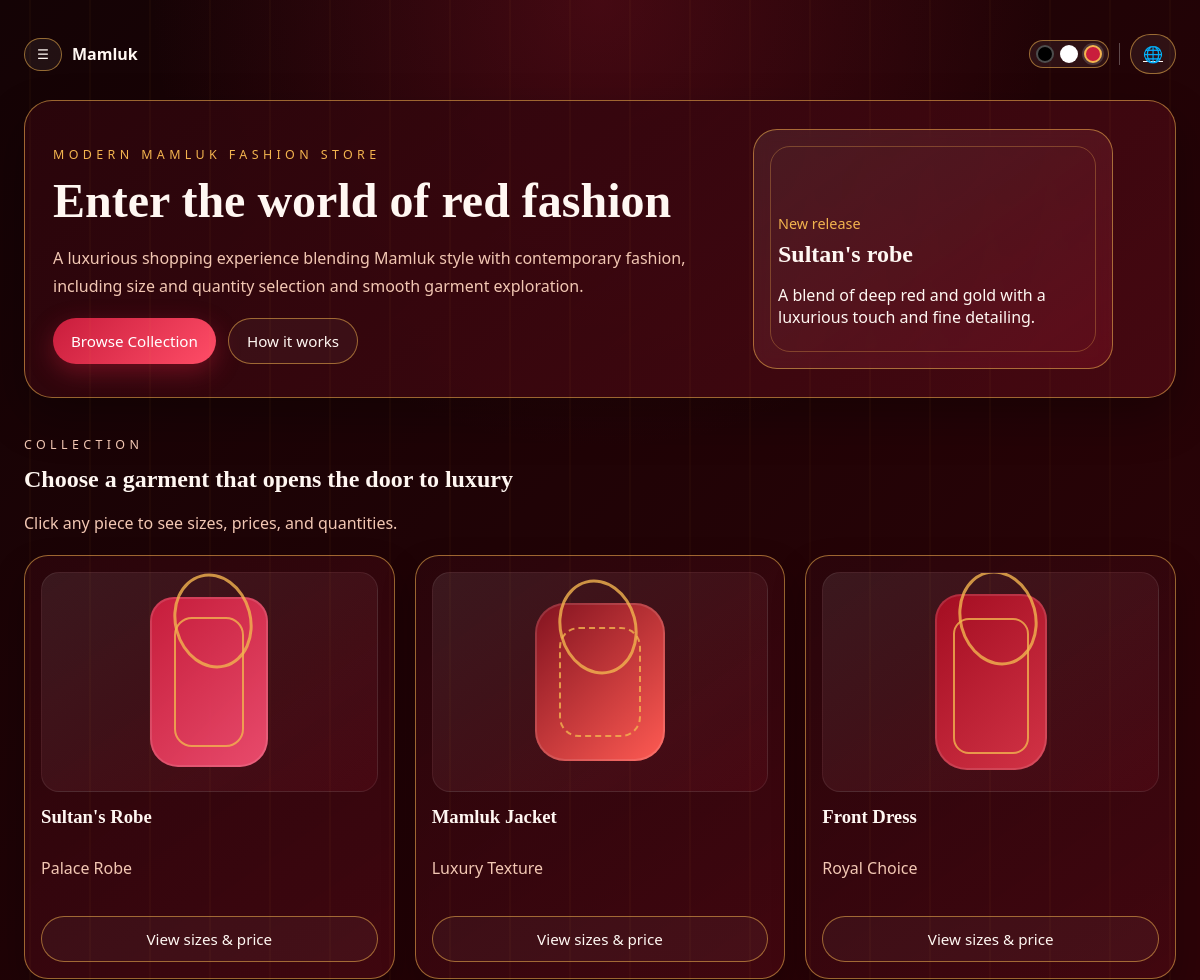
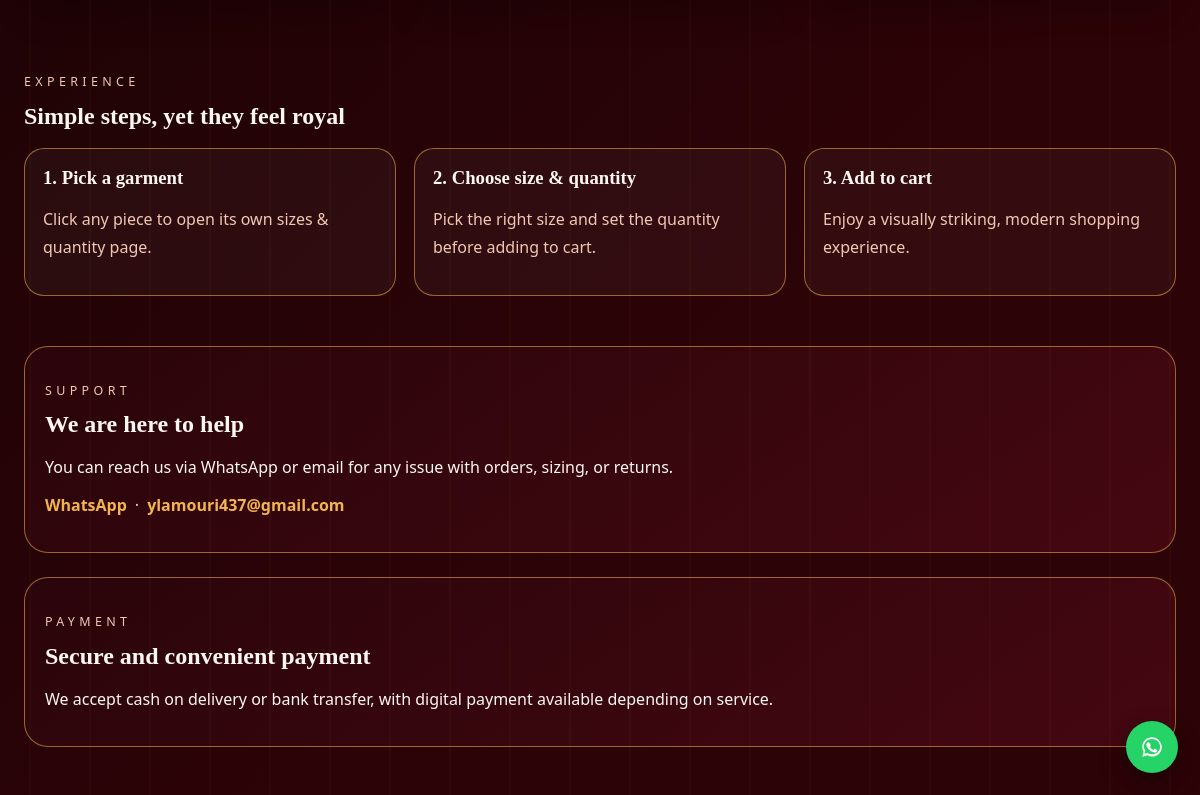
Screenshot of /?lang=en with the database file from the repository (2 pictures, top to bottom).
### tables this page shows
CREATE TABLE site_settings (
    key TEXT PRIMARY KEY,
    value TEXT NOT NULL
);

CREATE TABLE products (
    id INTEGER PRIMARY KEY AUTOINCREMENT,
    name_ar TEXT NOT NULL,
    name_en TEXT NOT NULL,
    description_ar TEXT NOT NULL,
    description_en TEXT NOT NULL,
    price INTEGER NOT NULL,
    quantity INTEGER NOT NULL,
    sizes TEXT NOT NULL,
    visual TEXT NOT NULL,
    accent_ar TEXT NOT NULL,
    accent_en TEXT NOT NULL
);

### app.py (the view)
@app.route("/")
def index():
    conn = get_db()
    products = conn.execute("SELECT * FROM products ORDER BY id").fetchall()
    conn.close()
    toast_message = None
    if request.args.get("added"):
        toast_message = "تمت الإضافة إلى السلة" if is_ar() else "Added to cart"
    return render_template("index.html", products=products, toast_message=toast_message)

### app.py (called while the page is built)
def is_ar():
    return session.get("lang", "ar") == "ar"

def theme():
    return session.get("theme", "red")

def get_settings():
    conn = get_db()
    rows = conn.execute("SELECT key, value FROM site_settings").fetchall()
    conn.close()
    data = dict(SETTINGS_DEFAULTS)
    data.update({r["key"]: r["value"] for r in rows})
    return data

def visitor_hash():
    raw = f"{request.remote_addr}|{request.headers.get('User-Agent', '')}|{app.secret_key[:8]}"
    return hashlib.sha256(raw.encode("utf-8")).hexdigest()[:32]

def get_cart():
    return session.get("cart", [])

def cart_count():
    return sum(i["quantity"] for i in get_cart())

def require_admin():
    return session.get("admin_username") is not None

@app.after_request
def set_security_headers(response):
    response.headers["X-Content-Type-Options"] = "nosniff"
    response.headers["X-Frame-Options"] = "DENY"
    response.headers["Referrer-Policy"] = "strict-origin-when-cross-origin"
    response.headers["Permissions-Policy"] = "geolocation=(), microphone=(), camera=()"
    response.headers["Content-Security-Policy"] = (
        "default-src 'self'; base-uri 'self'; frame-ancestors 'none'; "
        "img-src 'self' data:; style-src 'self'; script-src 'self'"
    )
    if request.is_secure:
        response.headers["Strict-Transport-Security"] = "max-age=31536000; includeSubDomains"
    return response

@app.before_request
def track_visit_and_lang():
    if request.args.get("lang") in ("ar", "en"):
        session["lang"] = request.args.get("lang")
    if request.args.get("theme") in ("red", "black", "white"):
        session["theme"] = request.args.get("theme")
    if (
        request.method == "GET"
        and not request.path.startswith("/static")
        and request.path not in ("/manifest.json", "/sw.js", "/favicon.ico")
    ):
        conn = get_db()
        conn.execute(
            "INSERT INTO page_visits (path, visitor_hash, user_agent, created_at) VALUES (?,?,?,?)",
            (request.path, visitor_hash(), request.headers.get("User-Agent", "")[:255],
             datetime.utcnow().isoformat()),
        )
        conn.commit()
        conn.close()

### db.py (called while the page is built)
def get_db():
    conn = sqlite3.connect(DB_PATH)
    conn.row_factory = sqlite3.Row
    conn.execute("PRAGMA foreign_keys = ON")
    return conn

### templates/index.html
{% extends "base.html" %}
{% block content %}
{% set s = settings() %}
<main class="page-shell">
  <header class="hero">
    <div class="hero-copy">
      <p class="eyebrow">{{ s.hero_eyebrow_ar if is_ar() else s.hero_eyebrow_en }}</p>
      <h1>{{ s.hero_title_ar if is_ar() else s.hero_title_en }}</h1>
      <p class="hero-text">{{ s.hero_text_ar if is_ar() else s.hero_text_en }}</p>
      <div class="hero-actions">
        <a class="btn primary" href="#collection">{{ 'تصفح المجموعة' if is_ar() else 'Browse Collection' }}</a>
        <a class="btn ghost" href="#about">{{ 'كيف تعمل التجربة' if is_ar() else 'How it works' }}</a>
      </div>
    </div>
    <div class="hero-card">
      <div class="hero-card-inner">
        <span>{{ 'النسخة الجديدة' if is_ar() else 'New release' }}</span>
        <h2>{{ s.hero_card_title_ar if is_ar() else s.hero_card_title_en }}</h2>
        <p>{{ s.hero_card_text_ar if is_ar() else s.hero_card_text_en }}</p>
      </div>
    </div>
  </header>
  <section id="collection" class="products">
    <div class="section-heading">
      <p class="eyebrow">{{ 'المجموعة' if is_ar() else 'Collection' }}</p>
      <h2>{{ 'اختَر لبسًا يفتح لك باب الفخامة' if is_ar() else 'Choose a garment that opens the door to luxury' }}</h2>
      <p class="hero-text">{{ 'انقر على أي قطعة لعرض المقاسات والأسعار والكميات.' if is_ar() else 'Click any piece to see sizes, prices, and quantities.' }}</p>
    </div>
    <div class="product-grid">
      {% for p in products %}
      <a class="product-card" href="{{ url_for('product_detail', product_id=p.id) }}">
        <div class="product-visual"><div class="{{ p.visual }}"></div></div>
        <div class="product-info">
          <h3>{{ p.name_ar if is_ar() else p.name_en }}</h3>
          <p>{{ p.accent_ar if is_ar() else p.accent_en }}</p>
          <span class="btn ghost full-width">{{ 'عرض المقاسات والأسعار' if is_ar() else 'View sizes & price' }}</span>
        </div>
      </a>
      {% endfor %}
    </div>
  </section>
  <section id="about" class="how-it-works">
    <div class="section-heading">
      <p class="eyebrow">{{ 'التجربة' if is_ar() else 'Experience' }}</p>
      <h2>{{ 'خطوات بسيطة، لكنّها تبدو ملكية' if is_ar() else 'Simple steps, yet they feel royal' }}</h2>
    </div>
    <div class="steps">
      <article><h3>{{ '1. اختر اللبس' if is_ar() else '1. Pick a garment' }}</h3><p>{{ 'انقر على أي قطعة لفتح صفحتها الخاصة بالمقاسات والكميات.' if is_ar() else 'Click any piece to open its own sizes & quantity page.' }}</p></article>
      <article><h3>{{ '2. حدد المقاس والكمية' if is_ar() else '2. Choose size & quantity' }}</h3><p>{{ 'اختر المقاس المناسب واضبط الكمية قبل الإضافة إلى السلة.' if is_ar() else 'Pick the right size and set the quantity before adding to cart.' }}</p></article>
      <article><h3>{{ '3. أضف إلى السلة' if is_ar() else '3. Add to cart' }}</h3><p>{{ 'تمتع بتجربة تسوق مشدودة بصريًا مع مظهر عصري وملفت.' if is_ar() else 'Enjoy a visually striking, modern shopping experience.' }}</p></article>
    </div>
  </section>
  <section id="support" class="info-section">
    <div class="section-heading">
      <p class="eyebrow">{{ 'الدعم الفني' if is_ar() else 'Support' }}</p>
      <h2>{{ 'نحن هنا لمساعدتك' if is_ar() else 'We are here to help' }}</h2>
    </div>
    <p>{{ s.support_text_ar if is_ar() else s.support_text_en }}</p>
    <p class="contact-line">
      <a href="https://wa.me/{{ s.whatsapp_number }}" target="_blank" rel="noopener">{{ 'واتساب' if is_ar() else 'WhatsApp' }}</a>
      ·
      <a href="mailto:{{ s.contact_email }}">{{ s.contact_email }}</a>
    </p>
  </section>
  <section id="payment" class="info-section">
    <div class="section-heading">
      <p class="eyebrow">{{ 'طريقة الدفع' if is_ar() else 'Payment' }}</p>
      <h2>{{ 'دفع آمن ومريح' if is_ar() else 'Secure and convenient payment' }}</h2>
    </div>
    <p>{{ s.payment_text_ar if is_ar() else s.payment_text_en }}</p>
  </section>
</main>
{% endblock %}

### rows the page displays
site_settings: value "MODERN MAMLUK FASHION STORE"
site_settings: value "Enter the world of red fashion"
site_settings: value "A luxurious shopping experience blending Mamluk style with contemporary fashion, including size and quantity selection and smooth garment exploration."
site_settings: value "Sultan's robe"
site_settings: value "A blend of deep red and gold with a luxurious touch and fine detailing."
products: name_en "Sultan's Robe", accent_en "Palace Robe", value "View sizes & price"
products: name_en "Mamluk Jacket", accent_en "Luxury Texture", value "View sizes & price"
products: name_en "Front Dress", accent_en "Royal Choice", value "View sizes & price"
site_settings: value "You can reach us via WhatsApp or email for any issue with orders, sizing, or returns."
site_settings: contact_email "ylamouri437@gmail.com"
site_settings: value "We accept cash on delivery or bank transfer, with digital payment available depending on service."

### other values shown
{{ 'تصفح المجموعة' if is_ar() else 'Browse Collection' }} "Browse Collection"
{{ 'كيف تعمل التجربة' if is_ar() else 'How it works' }} "How it works"
{{ 'النسخة الجديدة' if is_ar() else 'New release' }} "New release"
{{ 'المجموعة' if is_ar() else 'Collection' }} "COLLECTION"
{{ 'التجربة' if is_ar() else 'Experience' }} "EXPERIENCE"
{{ '1. اختر اللبس' if is_ar() else '1. Pick a garment' }} "1. Pick a garment"
{{ '2. حدد المقاس والكمية' if is_ar() else '2. Choose size & quantity' }} "2. Choose size & quantity"
{{ '3. أضف إلى السلة' if is_ar() else '3. Add to cart' }} "3. Add to cart"
{{ 'الدعم الفني' if is_ar() else 'Support' }} "SUPPORT"
{{ 'نحن هنا لمساعدتك' if is_ar() else 'We are here to help' }} "We are here to help"
{{ 'واتساب' if is_ar() else 'WhatsApp' }} "WhatsApp"
{{ 'طريقة الدفع' if is_ar() else 'Payment' }} "PAYMENT"
{{ 'دفع آمن ومريح' if is_ar() else 'Secure and convenient payment' }} "Secure and convenient payment"
